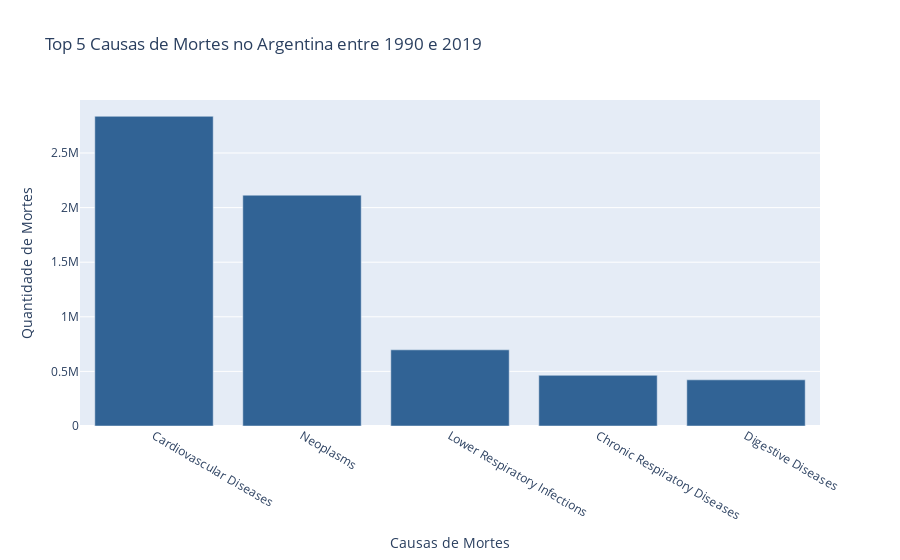

The code cell stored with this chart in its notebook:
### Code cell
top5_doencas('Argentina')

### Figure 1 — Plotly figure (JSON) as saved in the notebook; plotly's stock layout.template omitted (floating-point values rounded to 4 significant figures)
{"data": [{"alignmentgroup": "True", "hovertemplate": "variable=0<br>Causas de Mortes=%{x}<br>Quantidade de Mortes=%{y}<extra></extra>", "legendgroup": "0", "marker": {"color": "#316395", "pattern": {"shape": ""}}, "name": "0", "offsetgroup": "0", "orientation": "v", "showlegend": true, "textposition": "auto", "type": "bar", "x": ["Cardiovascular Diseases", "Neoplasms", "Lower Respiratory Infections", "Chronic Respiratory Diseases", "Digestive Diseases"], "xaxis": "x", "y": [2836128, 2113666, 697414, 463952, 422716], "yaxis": "y"}], "layout": {"barmode": "relative", "legend": {"title": {"text": "variable"}, "tracegroupgap": 0}, "showlegend": false, "title": {"text": "Top 5 Causas de Mortes no Argentina entre 1990 e 2019"}, "xaxis": {"anchor": "y", "domain": [0, 1], "title": {"text": "Causas de Mortes"}}, "yaxis": {"anchor": "x", "domain": [0, 1], "title": {"text": "Quantidade de Mortes"}}}}
